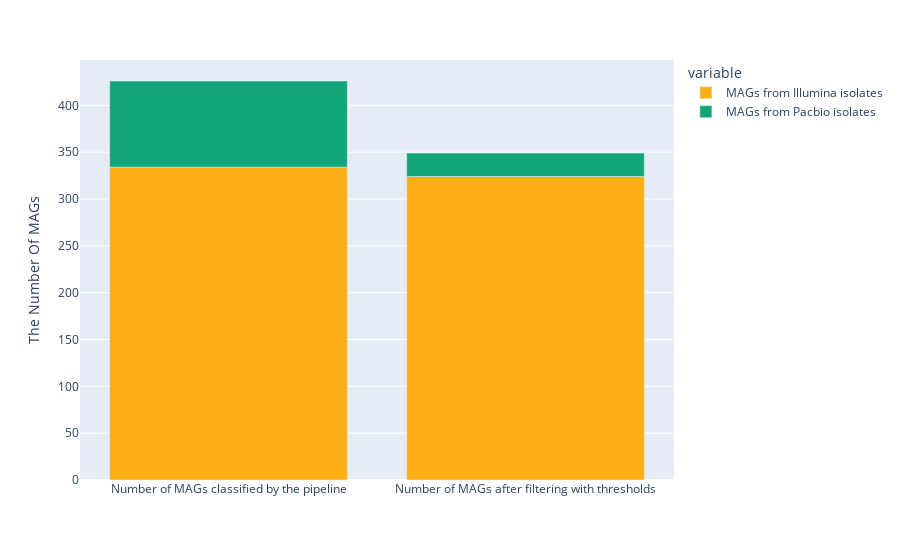

Notebook code cell kept with this figure:
### Markdown cell above
### Illumina vs Pacbio MAGs (Processed, Thresholds filtered)

### Code cell
dfbinAna = pd.read_excel(REPO + 'Data/Processed.xlsx', sheet_name='PMAGAna')
figba = px.bar(dfbinAna, x='Title', y=['MAGs from Illumina isolates', 'MAGs from Pacbio isolates'], color_discrete_map={
        'MAGs from Illumina isolates': '#FEAF16',
        'MAGs from Pacbio isolates': 'rgb(17, 165, 121)'
    })
figba.update_layout(xaxis_title=None) 
figba.update_yaxes(title='The Number Of MAGs')
figba.show()

### Figure 1 — Plotly figure (JSON) as saved in the notebook; plotly's stock layout.template omitted (floating-point values rounded to 4 significant figures)
{"data": [{"alignmentgroup": "True", "hovertemplate": "variable=MAGs from Illumina isolates<br>Title=%{x}<br>value=%{y}<extra></extra>", "legendgroup": "MAGs from Illumina isolates", "marker": {"color": "#FEAF16", "pattern": {"shape": ""}}, "name": "MAGs from Illumina isolates", "offsetgroup": "MAGs from Illumina isolates", "orientation": "v", "showlegend": true, "textposition": "auto", "type": "bar", "x": ["Number of MAGs classified by the pipeline", "Number of MAGs after filtering with thresholds"], "xaxis": "x", "y": [334, 324], "yaxis": "y"}, {"alignmentgroup": "True", "hovertemplate": "variable=MAGs from Pacbio isolates<br>Title=%{x}<br>value=%{y}<extra></extra>", "legendgroup": "MAGs from Pacbio isolates", "marker": {"color": "rgb(17, 165, 121)", "pattern": {"shape": ""}}, "name": "MAGs from Pacbio isolates", "offsetgroup": "MAGs from Pacbio isolates", "orientation": "v", "showlegend": true, "textposition": "auto", "type": "bar", "x": ["Number of MAGs classified by the pipeline", "Number of MAGs after filtering with thresholds"], "xaxis": "x", "y": [92, 25], "yaxis": "y"}], "layout": {"barmode": "relative", "legend": {"title": {"text": "variable"}, "tracegroupgap": 0}, "margin": {"t": 60}, "xaxis": {"anchor": "y", "domain": [0, 1], "title": {}}, "yaxis": {"anchor": "x", "domain": [0, 1], "title": {"text": "The Number Of MAGs"}}}}
